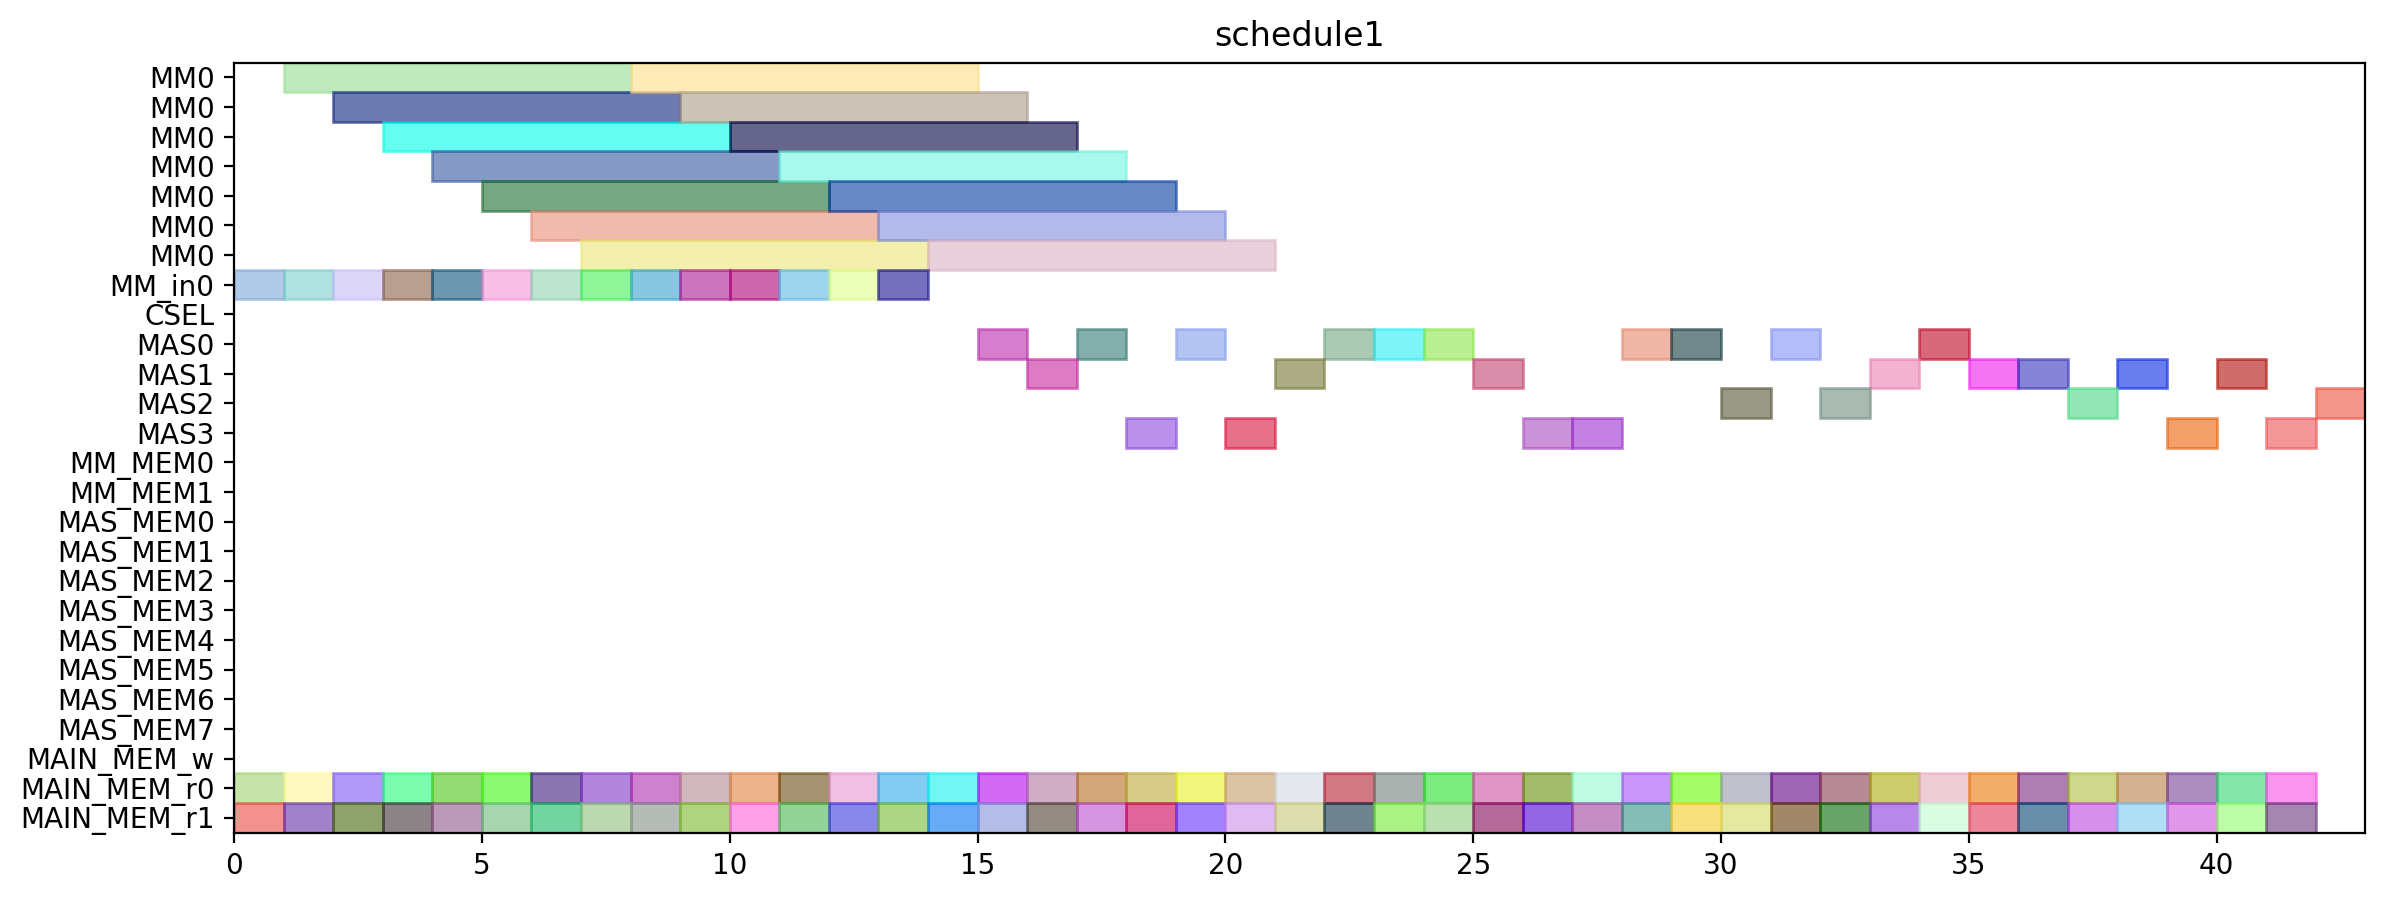

The Python source for this figure:
from pyschedule import Scenario, solvers, plotters, alt


def solve():
	horizon = 151
	S = Scenario("schedule1", horizon=horizon)

	# resource
	MM = S.Resources('MM', num=1, size=7)
	MM_in = S.Resources('MM_in', num=1)
	CSEL = S.Resource('CSEL')
	MAS = S.Resources('MAS', num=4, size=1, periods=range(1, horizon))
	MM_MEM = S.Resources('MM_MEM', num=2)
	MAS_MEM = S.Resources('MAS_MEM', num=8)
	MAIN_MEM_w = S.Resource('MAIN_MEM_w', size=1)
	MAIN_MEM_r = S.Resources('MAIN_MEM_r', num=2)

	# result of previous scheduling
	t4_t8_t0_in = S.Task('t4_t8_t0_in', length=1, delay_cost=1)
	S += t4_t8_t0_in >= 0
	t4_t8_t0_in += MM_in[0]

	t4_t8_t0_mem0 = S.Task('t4_t8_t0_mem0', length=1, delay_cost=1)
	S += t4_t8_t0_mem0 >= 0
	t4_t8_t0_mem0 += MAIN_MEM_r[0]

	t4_t8_t0_mem1 = S.Task('t4_t8_t0_mem1', length=1, delay_cost=1)
	S += t4_t8_t0_mem1 >= 0
	t4_t8_t0_mem1 += MAIN_MEM_r[1]

	t4_t1_t1_in = S.Task('t4_t1_t1_in', length=1, delay_cost=1)
	S += t4_t1_t1_in >= 1
	t4_t1_t1_in += MM_in[0]

	t4_t1_t1_mem0 = S.Task('t4_t1_t1_mem0', length=1, delay_cost=1)
	S += t4_t1_t1_mem0 >= 1
	t4_t1_t1_mem0 += MAIN_MEM_r[0]

	t4_t1_t1_mem1 = S.Task('t4_t1_t1_mem1', length=1, delay_cost=1)
	S += t4_t1_t1_mem1 >= 1
	t4_t1_t1_mem1 += MAIN_MEM_r[1]

	t4_t8_t0 = S.Task('t4_t8_t0', length=7, delay_cost=1)
	S += t4_t8_t0 >= 1
	t4_t8_t0 += MM[0]

	t4_t0_t1_in = S.Task('t4_t0_t1_in', length=1, delay_cost=1)
	S += t4_t0_t1_in >= 2
	t4_t0_t1_in += MM_in[0]

	t4_t0_t1_mem0 = S.Task('t4_t0_t1_mem0', length=1, delay_cost=1)
	S += t4_t0_t1_mem0 >= 2
	t4_t0_t1_mem0 += MAIN_MEM_r[0]

	t4_t0_t1_mem1 = S.Task('t4_t0_t1_mem1', length=1, delay_cost=1)
	S += t4_t0_t1_mem1 >= 2
	t4_t0_t1_mem1 += MAIN_MEM_r[1]

	t4_t1_t1 = S.Task('t4_t1_t1', length=7, delay_cost=1)
	S += t4_t1_t1 >= 2
	t4_t1_t1 += MM[0]

	t4_t0_t0_in = S.Task('t4_t0_t0_in', length=1, delay_cost=1)
	S += t4_t0_t0_in >= 3
	t4_t0_t0_in += MM_in[0]

	t4_t0_t0_mem0 = S.Task('t4_t0_t0_mem0', length=1, delay_cost=1)
	S += t4_t0_t0_mem0 >= 3
	t4_t0_t0_mem0 += MAIN_MEM_r[0]

	t4_t0_t0_mem1 = S.Task('t4_t0_t0_mem1', length=1, delay_cost=1)
	S += t4_t0_t0_mem1 >= 3
	t4_t0_t0_mem1 += MAIN_MEM_r[1]

	t4_t0_t1 = S.Task('t4_t0_t1', length=7, delay_cost=1)
	S += t4_t0_t1 >= 3
	t4_t0_t1 += MM[0]

	t2_t1_in = S.Task('t2_t1_in', length=1, delay_cost=1)
	S += t2_t1_in >= 4
	t2_t1_in += MM_in[0]

	t2_t1_mem0 = S.Task('t2_t1_mem0', length=1, delay_cost=1)
	S += t2_t1_mem0 >= 4
	t2_t1_mem0 += MAIN_MEM_r[0]

	t2_t1_mem1 = S.Task('t2_t1_mem1', length=1, delay_cost=1)
	S += t2_t1_mem1 >= 4
	t2_t1_mem1 += MAIN_MEM_r[1]

	t4_t0_t0 = S.Task('t4_t0_t0', length=7, delay_cost=1)
	S += t4_t0_t0 >= 4
	t4_t0_t0 += MM[0]

	t2_t1 = S.Task('t2_t1', length=7, delay_cost=1)
	S += t2_t1 >= 5
	t2_t1 += MM[0]

	t4_t2_t0_in = S.Task('t4_t2_t0_in', length=1, delay_cost=1)
	S += t4_t2_t0_in >= 5
	t4_t2_t0_in += MM_in[0]

	t4_t2_t0_mem0 = S.Task('t4_t2_t0_mem0', length=1, delay_cost=1)
	S += t4_t2_t0_mem0 >= 5
	t4_t2_t0_mem0 += MAIN_MEM_r[0]

	t4_t2_t0_mem1 = S.Task('t4_t2_t0_mem1', length=1, delay_cost=1)
	S += t4_t2_t0_mem1 >= 5
	t4_t2_t0_mem1 += MAIN_MEM_r[1]

	t4_t2_t0 = S.Task('t4_t2_t0', length=7, delay_cost=1)
	S += t4_t2_t0 >= 6
	t4_t2_t0 += MM[0]

	t4_t2_t1_in = S.Task('t4_t2_t1_in', length=1, delay_cost=1)
	S += t4_t2_t1_in >= 6
	t4_t2_t1_in += MM_in[0]

	t4_t2_t1_mem0 = S.Task('t4_t2_t1_mem0', length=1, delay_cost=1)
	S += t4_t2_t1_mem0 >= 6
	t4_t2_t1_mem0 += MAIN_MEM_r[0]

	t4_t2_t1_mem1 = S.Task('t4_t2_t1_mem1', length=1, delay_cost=1)
	S += t4_t2_t1_mem1 >= 6
	t4_t2_t1_mem1 += MAIN_MEM_r[1]

	t1_t1_in = S.Task('t1_t1_in', length=1, delay_cost=1)
	S += t1_t1_in >= 7
	t1_t1_in += MM_in[0]

	t1_t1_mem0 = S.Task('t1_t1_mem0', length=1, delay_cost=1)
	S += t1_t1_mem0 >= 7
	t1_t1_mem0 += MAIN_MEM_r[0]

	t1_t1_mem1 = S.Task('t1_t1_mem1', length=1, delay_cost=1)
	S += t1_t1_mem1 >= 7
	t1_t1_mem1 += MAIN_MEM_r[1]

	t4_t2_t1 = S.Task('t4_t2_t1', length=7, delay_cost=1)
	S += t4_t2_t1 >= 7
	t4_t2_t1 += MM[0]

	t1_t0_in = S.Task('t1_t0_in', length=1, delay_cost=1)
	S += t1_t0_in >= 8
	t1_t0_in += MM_in[0]

	t1_t0_mem0 = S.Task('t1_t0_mem0', length=1, delay_cost=1)
	S += t1_t0_mem0 >= 8
	t1_t0_mem0 += MAIN_MEM_r[0]

	t1_t0_mem1 = S.Task('t1_t0_mem1', length=1, delay_cost=1)
	S += t1_t0_mem1 >= 8
	t1_t0_mem1 += MAIN_MEM_r[1]

	t1_t1 = S.Task('t1_t1', length=7, delay_cost=1)
	S += t1_t1 >= 8
	t1_t1 += MM[0]

	t1_t0 = S.Task('t1_t0', length=7, delay_cost=1)
	S += t1_t0 >= 9
	t1_t0 += MM[0]

	t4_t8_t1_in = S.Task('t4_t8_t1_in', length=1, delay_cost=1)
	S += t4_t8_t1_in >= 9
	t4_t8_t1_in += MM_in[0]

	t4_t8_t1_mem0 = S.Task('t4_t8_t1_mem0', length=1, delay_cost=1)
	S += t4_t8_t1_mem0 >= 9
	t4_t8_t1_mem0 += MAIN_MEM_r[0]

	t4_t8_t1_mem1 = S.Task('t4_t8_t1_mem1', length=1, delay_cost=1)
	S += t4_t8_t1_mem1 >= 9
	t4_t8_t1_mem1 += MAIN_MEM_r[1]

	t4_t1_t0_in = S.Task('t4_t1_t0_in', length=1, delay_cost=1)
	S += t4_t1_t0_in >= 10
	t4_t1_t0_in += MM_in[0]

	t4_t1_t0_mem0 = S.Task('t4_t1_t0_mem0', length=1, delay_cost=1)
	S += t4_t1_t0_mem0 >= 10
	t4_t1_t0_mem0 += MAIN_MEM_r[0]

	t4_t1_t0_mem1 = S.Task('t4_t1_t0_mem1', length=1, delay_cost=1)
	S += t4_t1_t0_mem1 >= 10
	t4_t1_t0_mem1 += MAIN_MEM_r[1]

	t4_t8_t1 = S.Task('t4_t8_t1', length=7, delay_cost=1)
	S += t4_t8_t1 >= 10
	t4_t8_t1 += MM[0]

	t2_t0_in = S.Task('t2_t0_in', length=1, delay_cost=1)
	S += t2_t0_in >= 11
	t2_t0_in += MM_in[0]

	t2_t0_mem0 = S.Task('t2_t0_mem0', length=1, delay_cost=1)
	S += t2_t0_mem0 >= 11
	t2_t0_mem0 += MAIN_MEM_r[0]

	t2_t0_mem1 = S.Task('t2_t0_mem1', length=1, delay_cost=1)
	S += t2_t0_mem1 >= 11
	t2_t0_mem1 += MAIN_MEM_r[1]

	t4_t1_t0 = S.Task('t4_t1_t0', length=7, delay_cost=1)
	S += t4_t1_t0 >= 11
	t4_t1_t0 += MM[0]

	t0_t1_in = S.Task('t0_t1_in', length=1, delay_cost=1)
	S += t0_t1_in >= 12
	t0_t1_in += MM_in[0]

	t0_t1_mem0 = S.Task('t0_t1_mem0', length=1, delay_cost=1)
	S += t0_t1_mem0 >= 12
	t0_t1_mem0 += MAIN_MEM_r[0]

	t0_t1_mem1 = S.Task('t0_t1_mem1', length=1, delay_cost=1)
	S += t0_t1_mem1 >= 12
	t0_t1_mem1 += MAIN_MEM_r[1]

	t2_t0 = S.Task('t2_t0', length=7, delay_cost=1)
	S += t2_t0 >= 12
	t2_t0 += MM[0]

	t0_t0_in = S.Task('t0_t0_in', length=1, delay_cost=1)
	S += t0_t0_in >= 13
	t0_t0_in += MM_in[0]

	t0_t0_mem0 = S.Task('t0_t0_mem0', length=1, delay_cost=1)
	S += t0_t0_mem0 >= 13
	t0_t0_mem0 += MAIN_MEM_r[0]

	t0_t0_mem1 = S.Task('t0_t0_mem1', length=1, delay_cost=1)
	S += t0_t0_mem1 >= 13
	t0_t0_mem1 += MAIN_MEM_r[1]

	t0_t1 = S.Task('t0_t1', length=7, delay_cost=1)
	S += t0_t1 >= 13
	t0_t1 += MM[0]

	t0_t0 = S.Task('t0_t0', length=7, delay_cost=1)
	S += t0_t0 >= 14
	t0_t0 += MM[0]

	t2_t3_mem0 = S.Task('t2_t3_mem0', length=1, delay_cost=1)
	S += t2_t3_mem0 >= 14
	t2_t3_mem0 += MAIN_MEM_r[0]

	t2_t3_mem1 = S.Task('t2_t3_mem1', length=1, delay_cost=1)
	S += t2_t3_mem1 >= 14
	t2_t3_mem1 += MAIN_MEM_r[1]

	t0_t3_mem0 = S.Task('t0_t3_mem0', length=1, delay_cost=1)
	S += t0_t3_mem0 >= 15
	t0_t3_mem0 += MAIN_MEM_r[0]

	t0_t3_mem1 = S.Task('t0_t3_mem1', length=1, delay_cost=1)
	S += t0_t3_mem1 >= 15
	t0_t3_mem1 += MAIN_MEM_r[1]

	t2_t3 = S.Task('t2_t3', length=1, delay_cost=1)
	S += t2_t3 >= 15
	t2_t3 += MAS[0]

	t0_t3 = S.Task('t0_t3', length=1, delay_cost=1)
	S += t0_t3 >= 16
	t0_t3 += MAS[1]

	t4_t51_mem0 = S.Task('t4_t51_mem0', length=1, delay_cost=1)
	S += t4_t51_mem0 >= 16
	t4_t51_mem0 += MAIN_MEM_r[0]

	t4_t51_mem1 = S.Task('t4_t51_mem1', length=1, delay_cost=1)
	S += t4_t51_mem1 >= 16
	t4_t51_mem1 += MAIN_MEM_r[1]

	t4_t0_t2_mem0 = S.Task('t4_t0_t2_mem0', length=1, delay_cost=1)
	S += t4_t0_t2_mem0 >= 17
	t4_t0_t2_mem0 += MAIN_MEM_r[0]

	t4_t0_t2_mem1 = S.Task('t4_t0_t2_mem1', length=1, delay_cost=1)
	S += t4_t0_t2_mem1 >= 17
	t4_t0_t2_mem1 += MAIN_MEM_r[1]

	t4_t51 = S.Task('t4_t51', length=1, delay_cost=1)
	S += t4_t51 >= 17
	t4_t51 += MAS[0]

	t0_t2_mem0 = S.Task('t0_t2_mem0', length=1, delay_cost=1)
	S += t0_t2_mem0 >= 18
	t0_t2_mem0 += MAIN_MEM_r[0]

	t0_t2_mem1 = S.Task('t0_t2_mem1', length=1, delay_cost=1)
	S += t0_t2_mem1 >= 18
	t0_t2_mem1 += MAIN_MEM_r[1]

	t4_t0_t2 = S.Task('t4_t0_t2', length=1, delay_cost=1)
	S += t4_t0_t2 >= 18
	t4_t0_t2 += MAS[3]

	t0_t2 = S.Task('t0_t2', length=1, delay_cost=1)
	S += t0_t2 >= 19
	t0_t2 += MAS[0]

	t2_t2_mem0 = S.Task('t2_t2_mem0', length=1, delay_cost=1)
	S += t2_t2_mem0 >= 19
	t2_t2_mem0 += MAIN_MEM_r[0]

	t2_t2_mem1 = S.Task('t2_t2_mem1', length=1, delay_cost=1)
	S += t2_t2_mem1 >= 19
	t2_t2_mem1 += MAIN_MEM_r[1]

	t2_t2 = S.Task('t2_t2', length=1, delay_cost=1)
	S += t2_t2 >= 20
	t2_t2 += MAS[3]

	t4_t0_t3_mem0 = S.Task('t4_t0_t3_mem0', length=1, delay_cost=1)
	S += t4_t0_t3_mem0 >= 20
	t4_t0_t3_mem0 += MAIN_MEM_r[0]

	t4_t0_t3_mem1 = S.Task('t4_t0_t3_mem1', length=1, delay_cost=1)
	S += t4_t0_t3_mem1 >= 20
	t4_t0_t3_mem1 += MAIN_MEM_r[1]

	t1_t2_mem0 = S.Task('t1_t2_mem0', length=1, delay_cost=1)
	S += t1_t2_mem0 >= 21
	t1_t2_mem0 += MAIN_MEM_r[0]

	t1_t2_mem1 = S.Task('t1_t2_mem1', length=1, delay_cost=1)
	S += t1_t2_mem1 >= 21
	t1_t2_mem1 += MAIN_MEM_r[1]

	t4_t0_t3 = S.Task('t4_t0_t3', length=1, delay_cost=1)
	S += t4_t0_t3 >= 21
	t4_t0_t3 += MAS[1]

	t1_t2 = S.Task('t1_t2', length=1, delay_cost=1)
	S += t1_t2 >= 22
	t1_t2 += MAS[0]

	t4_t50_mem0 = S.Task('t4_t50_mem0', length=1, delay_cost=1)
	S += t4_t50_mem0 >= 22
	t4_t50_mem0 += MAIN_MEM_r[0]

	t4_t50_mem1 = S.Task('t4_t50_mem1', length=1, delay_cost=1)
	S += t4_t50_mem1 >= 22
	t4_t50_mem1 += MAIN_MEM_r[1]

	t4_t41_mem0 = S.Task('t4_t41_mem0', length=1, delay_cost=1)
	S += t4_t41_mem0 >= 23
	t4_t41_mem0 += MAIN_MEM_r[0]

	t4_t41_mem1 = S.Task('t4_t41_mem1', length=1, delay_cost=1)
	S += t4_t41_mem1 >= 23
	t4_t41_mem1 += MAIN_MEM_r[1]

	t4_t50 = S.Task('t4_t50', length=1, delay_cost=1)
	S += t4_t50 >= 23
	t4_t50 += MAS[0]

	t1_t3_mem0 = S.Task('t1_t3_mem0', length=1, delay_cost=1)
	S += t1_t3_mem0 >= 24
	t1_t3_mem0 += MAIN_MEM_r[0]

	t1_t3_mem1 = S.Task('t1_t3_mem1', length=1, delay_cost=1)
	S += t1_t3_mem1 >= 24
	t1_t3_mem1 += MAIN_MEM_r[1]

	t4_t41 = S.Task('t4_t41', length=1, delay_cost=1)
	S += t4_t41 >= 24
	t4_t41 += MAS[0]

	t1_t3 = S.Task('t1_t3', length=1, delay_cost=1)
	S += t1_t3 >= 25
	t1_t3 += MAS[1]

	t4_t40_mem0 = S.Task('t4_t40_mem0', length=1, delay_cost=1)
	S += t4_t40_mem0 >= 25
	t4_t40_mem0 += MAIN_MEM_r[0]

	t4_t40_mem1 = S.Task('t4_t40_mem1', length=1, delay_cost=1)
	S += t4_t40_mem1 >= 25
	t4_t40_mem1 += MAIN_MEM_r[1]

	t4_t2_t3_mem0 = S.Task('t4_t2_t3_mem0', length=1, delay_cost=1)
	S += t4_t2_t3_mem0 >= 26
	t4_t2_t3_mem0 += MAIN_MEM_r[0]

	t4_t2_t3_mem1 = S.Task('t4_t2_t3_mem1', length=1, delay_cost=1)
	S += t4_t2_t3_mem1 >= 26
	t4_t2_t3_mem1 += MAIN_MEM_r[1]

	t4_t40 = S.Task('t4_t40', length=1, delay_cost=1)
	S += t4_t40 >= 26
	t4_t40 += MAS[3]

	t4_t2_t2_mem0 = S.Task('t4_t2_t2_mem0', length=1, delay_cost=1)
	S += t4_t2_t2_mem0 >= 27
	t4_t2_t2_mem0 += MAIN_MEM_r[0]

	t4_t2_t2_mem1 = S.Task('t4_t2_t2_mem1', length=1, delay_cost=1)
	S += t4_t2_t2_mem1 >= 27
	t4_t2_t2_mem1 += MAIN_MEM_r[1]

	t4_t2_t3 = S.Task('t4_t2_t3', length=1, delay_cost=1)
	S += t4_t2_t3 >= 27
	t4_t2_t3 += MAS[3]

	t4_t1_t3_mem0 = S.Task('t4_t1_t3_mem0', length=1, delay_cost=1)
	S += t4_t1_t3_mem0 >= 28
	t4_t1_t3_mem0 += MAIN_MEM_r[0]

	t4_t1_t3_mem1 = S.Task('t4_t1_t3_mem1', length=1, delay_cost=1)
	S += t4_t1_t3_mem1 >= 28
	t4_t1_t3_mem1 += MAIN_MEM_r[1]

	t4_t2_t2 = S.Task('t4_t2_t2', length=1, delay_cost=1)
	S += t4_t2_t2 >= 28
	t4_t2_t2 += MAS[0]

	t4_t1_t2_mem0 = S.Task('t4_t1_t2_mem0', length=1, delay_cost=1)
	S += t4_t1_t2_mem0 >= 29
	t4_t1_t2_mem0 += MAIN_MEM_r[0]

	t4_t1_t2_mem1 = S.Task('t4_t1_t2_mem1', length=1, delay_cost=1)
	S += t4_t1_t2_mem1 >= 29
	t4_t1_t2_mem1 += MAIN_MEM_r[1]

	t4_t1_t3 = S.Task('t4_t1_t3', length=1, delay_cost=1)
	S += t4_t1_t3 >= 29
	t4_t1_t3 += MAS[0]

	t4_t1_t2 = S.Task('t4_t1_t2', length=1, delay_cost=1)
	S += t4_t1_t2 >= 30
	t4_t1_t2 += MAS[2]


	# new tasks
	t4_t8_t2 = S.Task('t4_t8_t2', length=1, delay_cost=1)
	t4_t8_t2 += alt(MAS)
	t4_t8_t2_mem0 = S.Task('t4_t8_t2_mem0', length=1, delay_cost=1)
	t4_t8_t2_mem0 += MAIN_MEM_r[0]
	S += t4_t8_t2_mem0 <= t4_t8_t2

	t4_t8_t2_mem1 = S.Task('t4_t8_t2_mem1', length=1, delay_cost=1)
	t4_t8_t2_mem1 += MAIN_MEM_r[1]
	S += t4_t8_t2_mem1 <= t4_t8_t2

	t4_t8_t3 = S.Task('t4_t8_t3', length=1, delay_cost=1)
	t4_t8_t3 += alt(MAS)
	t4_t8_t3_mem0 = S.Task('t4_t8_t3_mem0', length=1, delay_cost=1)
	t4_t8_t3_mem0 += MAIN_MEM_r[0]
	S += t4_t8_t3_mem0 <= t4_t8_t3

	t4_t8_t3_mem1 = S.Task('t4_t8_t3_mem1', length=1, delay_cost=1)
	t4_t8_t3_mem1 += MAIN_MEM_r[1]
	S += t4_t8_t3_mem1 <= t4_t8_t3

	t70 = S.Task('t70', length=1, delay_cost=1)
	t70 += alt(MAS)
	t70_mem0 = S.Task('t70_mem0', length=1, delay_cost=1)
	t70_mem0 += MAIN_MEM_r[0]
	S += t70_mem0 <= t70

	t70_mem1 = S.Task('t70_mem1', length=1, delay_cost=1)
	t70_mem1 += MAIN_MEM_r[1]
	S += t70_mem1 <= t70

	t71 = S.Task('t71', length=1, delay_cost=1)
	t71 += alt(MAS)
	t71_mem0 = S.Task('t71_mem0', length=1, delay_cost=1)
	t71_mem0 += MAIN_MEM_r[0]
	S += t71_mem0 <= t71

	t71_mem1 = S.Task('t71_mem1', length=1, delay_cost=1)
	t71_mem1 += MAIN_MEM_r[1]
	S += t71_mem1 <= t71

	t80 = S.Task('t80', length=1, delay_cost=1)
	t80 += alt(MAS)
	t80_mem0 = S.Task('t80_mem0', length=1, delay_cost=1)
	t80_mem0 += MAIN_MEM_r[0]
	S += t80_mem0 <= t80

	t80_mem1 = S.Task('t80_mem1', length=1, delay_cost=1)
	t80_mem1 += MAIN_MEM_r[1]
	S += t80_mem1 <= t80

	t81 = S.Task('t81', length=1, delay_cost=1)
	t81 += alt(MAS)
	t81_mem0 = S.Task('t81_mem0', length=1, delay_cost=1)
	t81_mem0 += MAIN_MEM_r[0]
	S += t81_mem0 <= t81

	t81_mem1 = S.Task('t81_mem1', length=1, delay_cost=1)
	t81_mem1 += MAIN_MEM_r[1]
	S += t81_mem1 <= t81

	t90 = S.Task('t90', length=1, delay_cost=1)
	t90 += alt(MAS)
	t90_mem0 = S.Task('t90_mem0', length=1, delay_cost=1)
	t90_mem0 += MAIN_MEM_r[0]
	S += t90_mem0 <= t90

	t90_mem1 = S.Task('t90_mem1', length=1, delay_cost=1)
	t90_mem1 += MAIN_MEM_r[1]
	S += t90_mem1 <= t90

	t91 = S.Task('t91', length=1, delay_cost=1)
	t91 += alt(MAS)
	t91_mem0 = S.Task('t91_mem0', length=1, delay_cost=1)
	t91_mem0 += MAIN_MEM_r[0]
	S += t91_mem0 <= t91

	t91_mem1 = S.Task('t91_mem1', length=1, delay_cost=1)
	t91_mem1 += MAIN_MEM_r[1]
	S += t91_mem1 <= t91

	t100 = S.Task('t100', length=1, delay_cost=1)
	t100 += alt(MAS)
	t100_mem0 = S.Task('t100_mem0', length=1, delay_cost=1)
	t100_mem0 += MAIN_MEM_r[0]
	S += t100_mem0 <= t100

	t100_mem1 = S.Task('t100_mem1', length=1, delay_cost=1)
	t100_mem1 += MAIN_MEM_r[1]
	S += t100_mem1 <= t100

	t101 = S.Task('t101', length=1, delay_cost=1)
	t101 += alt(MAS)
	t101_mem0 = S.Task('t101_mem0', length=1, delay_cost=1)
	t101_mem0 += MAIN_MEM_r[0]
	S += t101_mem0 <= t101

	t101_mem1 = S.Task('t101_mem1', length=1, delay_cost=1)
	t101_mem1 += MAIN_MEM_r[1]
	S += t101_mem1 <= t101

	t5_t0_t2 = S.Task('t5_t0_t2', length=1, delay_cost=1)
	t5_t0_t2 += alt(MAS)
	t5_t0_t2_mem0 = S.Task('t5_t0_t2_mem0', length=1, delay_cost=1)
	t5_t0_t2_mem0 += MAIN_MEM_r[0]
	S += t5_t0_t2_mem0 <= t5_t0_t2

	t5_t0_t2_mem1 = S.Task('t5_t0_t2_mem1', length=1, delay_cost=1)
	t5_t0_t2_mem1 += MAIN_MEM_r[1]
	S += t5_t0_t2_mem1 <= t5_t0_t2

	t5_t8_t2 = S.Task('t5_t8_t2', length=1, delay_cost=1)
	t5_t8_t2 += alt(MAS)
	t5_t8_t2_mem0 = S.Task('t5_t8_t2_mem0', length=1, delay_cost=1)
	t5_t8_t2_mem0 += MAIN_MEM_r[0]
	S += t5_t8_t2_mem0 <= t5_t8_t2

	t5_t8_t2_mem1 = S.Task('t5_t8_t2_mem1', length=1, delay_cost=1)
	t5_t8_t2_mem1 += MAIN_MEM_r[1]
	S += t5_t8_t2_mem1 <= t5_t8_t2

	solvers.mip.solve(S,msg=1,kind='CPLEX',ratio_gap=1.01)

	solution = [['hoge']*len(S.solution()[1]) for i in range(len(S.solution()))]
	for i in range(len(S.solution())):
		for j in range(len(S.solution()[i])):
			solution[i][j]=str(S.solution()[i][j])
	print(solution)

	cycles = int(solution[-1][3])

	pic_file_name = "/home/mfukuda/ABE/multiRAM_multiMAS_16mux/scheduling_result/stage7MM1_stage1MAS4/SPARSE/schedule1.png"
	if(S.solution() != []):
		plotters.matplotlib.plot(S,img_filename=pic_file_name, show_task_labels=False, fig_size=(cycles*0.25+3, 5))

	return solution
